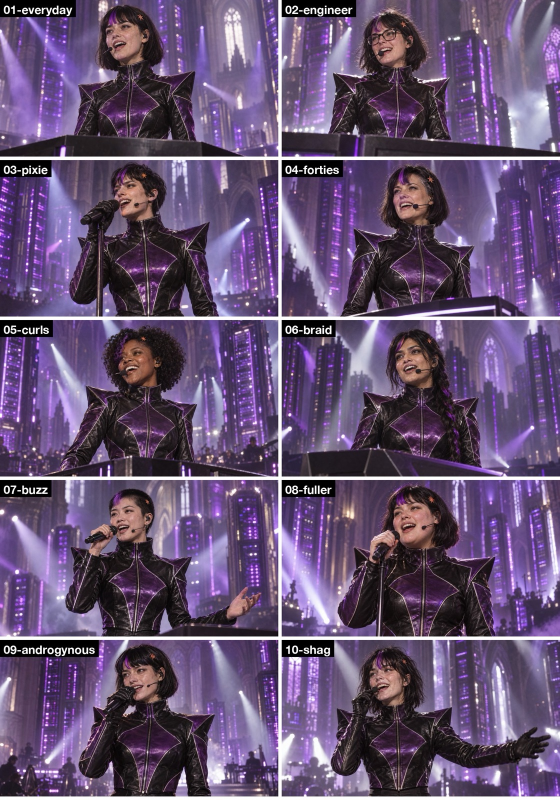
#> input picture characters/round1-unspecified-defaults.jpg, 1120 x 1600 px (shown at 1/2 size)
$ python -i effects.py   (imports and definitions only)
#> lines starting #> are read from the running program, lines starting #| are printed output that depends on the picture; after the words box and inside, x2 and y2 are one past the last pixel; in counts of white or black regions, pixels touching at a corner belong together
#> further down, picture is the input picture: PIL image 1120x1600 RGB; mean R, G, B 100.4, 80.9, 113.9
#!/usr/bin/env python3
"""v11-B graphics: no HUD, no karaoke. The picture itself undergoes the optimisations she sings about, on her words
(Suno's word alignment), plus a mise en abyme of frames inside frames. Shouted words become giant letters that are
windows onto the video.

usage: CLIP_PROJECT=v2 effects.py <rough cut, no graphics> <out.mp4>
Each effect is an event (start, end, kind, params) with a fast attack and a decay; effects compose over the clean
frame. Frames stream through a small ring buffer: 7 behind (echo trails), 12 ahead (the "speculative" ghost).
"""
import collections, json, math, pathlib, subprocess, sys
from PIL import Image, ImageChops, ImageDraw, ImageFilter, ImageFont, ImageOps

ROOT = pathlib.Path(__file__).resolve().parent.parent
sys.path.insert(0, str(ROOT / "edit"))
from project import P, path  # noqa: E402

SRC, DST = sys.argv[1], sys.argv[2]
# [3 lines that did not run here, left out]
# [1 line that did not run here, left out]
# [1 line that did not run here, left out]
FPS = 24
PURPLE = (155, 29, 190)
LILAC = (200, 87, 239)
# [2 lines not run here, left out]
# [1 line that did not run here, left out]
KNOCK = ImageFont.truetype("/System/Library/Fonts/HelveticaNeue.ttc", 400, index=9)  # Condensed Black
# [1 line that did not run here, left out]


def face_center(t):
    s = next((s for s in SHOTS if s["start"] <= t < s["end"]), SHOTS[-1])
    return FACE_X.get(s["id"], 0.5) * W, 0.36 * H


# ---------------------------------------------------------------- the score: (start, end, kind, params)
E = []
add = lambda a, b, kind, **kw: E.append((a, b, kind, kw))
# intro chant: each word a window of letters onto her, with its own optimisation underneath
# [35 lines not run here, left out]


# [8 lines left out: function env, not called in this run]


# ---------------------------------------------------------------- primitives
def tint(img, color, k):
    return Image.blend(img, Image.new("RGB", img.size, color), k)


# [32 lines left out: functions droste, tile_mask, not called in this run]


def pruned(img, seed, amount, t):
    dark = Image.new("RGB", img.size, (8, 4, 14))
    return Image.composite(img, dark, tile_mask(seed, amount, t))


# [4 lines left out: function fused, not called in this run]


def quant(img, bits, block):
    small = img.resize((max(1, W // block), max(1, H // block)), Image.NEAREST).resize((W, H), Image.NEAREST)
    return ImageOps.posterize(small, bits)


def wire(img):
    e = img.convert("L").filter(ImageFilter.FIND_EDGES).point(lambda v: 255 if v > 40 else 0)
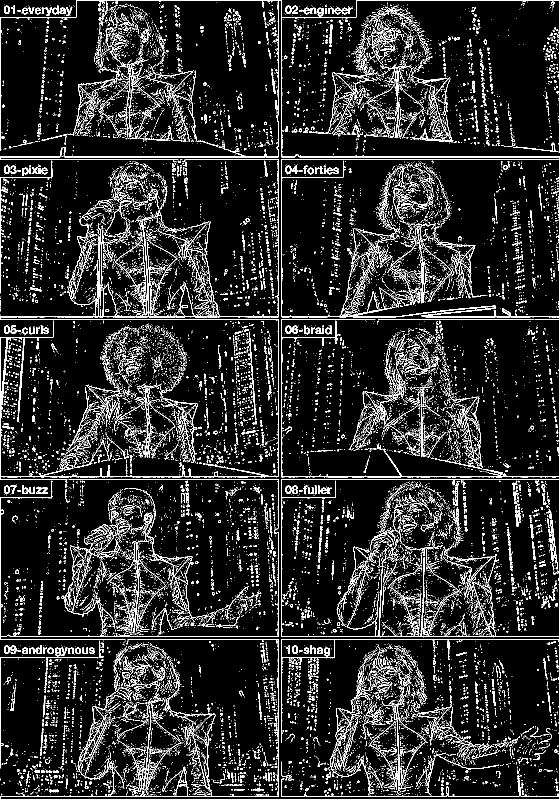
#> e: PIL image 1120x1600 L (shown at 1/2 size); 10.9% white in thin lines or dots
    e = e.filter(ImageFilter.MaxFilter(3))
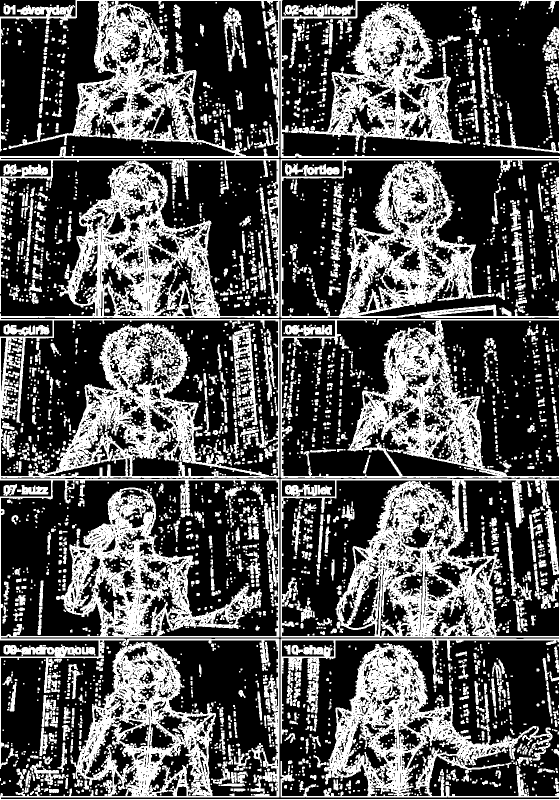
#> e: PIL image 1120x1600 L (shown at 1/2 size); 33.8% white; 3356 white regions (1784 under 20 px), largest, box (x1, y1, x2, y2) and area: (0, 0, 1120, 1600) 423136, (582, 4, 925, 288) 31585, (465, 645, 515, 850) 3420
    bg = Image.new("RGB", img.size, (6, 2, 12))
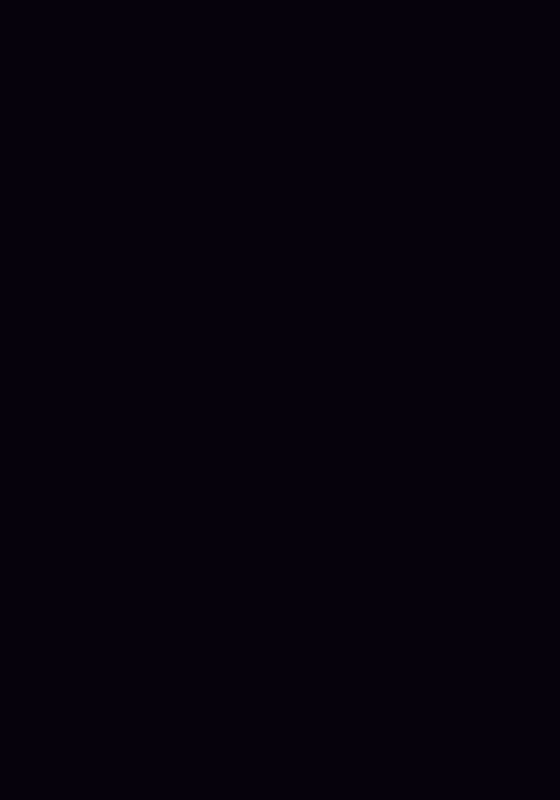
#> bg: PIL image 1120x1600 RGB (shown at 1/2 size); mean R, G, B 6, 2, 12
    return Image.composite(Image.new("RGB", img.size, LILAC), bg, e)
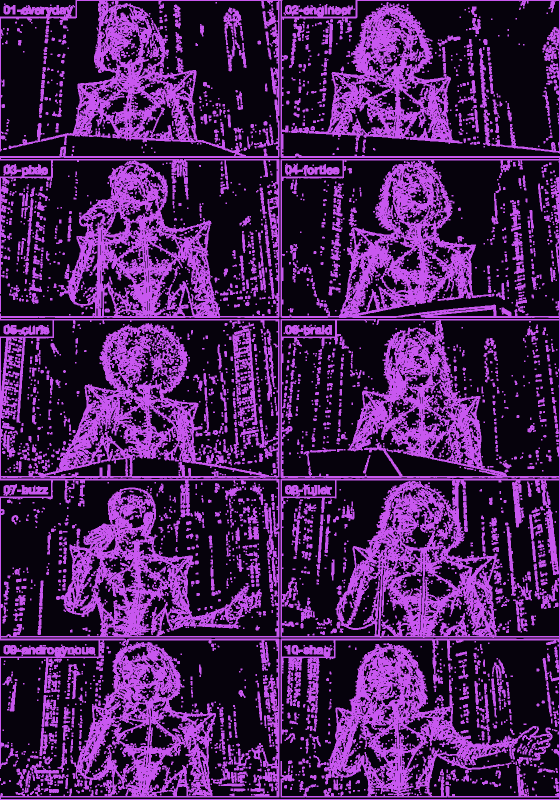
#> returned value: PIL image 1120x1600 RGB (shown at 1/2 size); mean R, G, B 71.6, 30.7, 88.8


# [106 lines left out: functions sliced, tokens, knock, frame, not called in this run]


# ---------------------------------------------------------------- stream
# [1 line that did not run here, left out]
# [2 lines that did not run here, left out]
# [4 lines that did not run here, left out]
# [1 line that did not run here, left out]


def read():
    b = dec.stdout.read(size)
    return Image.frombytes("RGB", (W, H), b) if len(b) == size else None


AHEAD = 12
ahead = collections.deque()
past = collections.deque(maxlen=7)
# [5 lines not run here, left out]
i = 0
# [11 lines not run here, left out]

>>> from PIL import Image
>>> picture = Image.open('../characters/round1-unspecified-defaults.jpg')
>>> result = wire(picture)

$ run again, on characters/round3-in-the-film.jpg
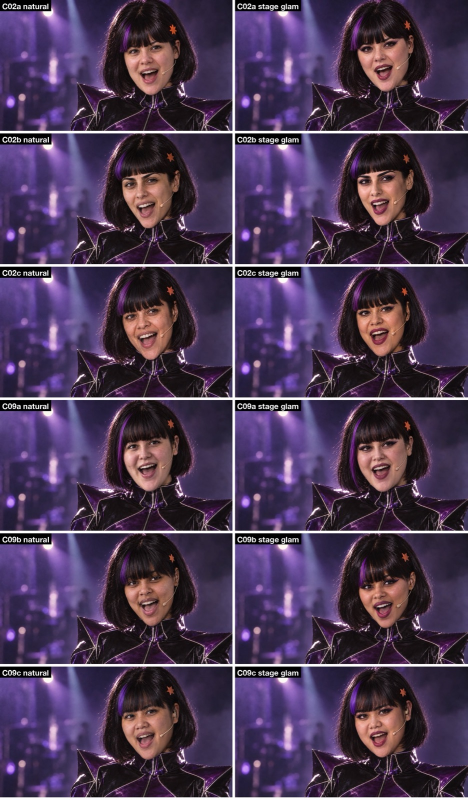
#> input picture characters/round3-in-the-film.jpg, 935 x 1600 px (shown at 1/2 size)
#> picture is the input picture: PIL image 935x1600 RGB; mean R, G, B 73.9, 55.9, 83.6
#> in wire, `e = img.convert("L").filter(ImageFilter.FIND_EDGES).point(lambda v: 25..`:
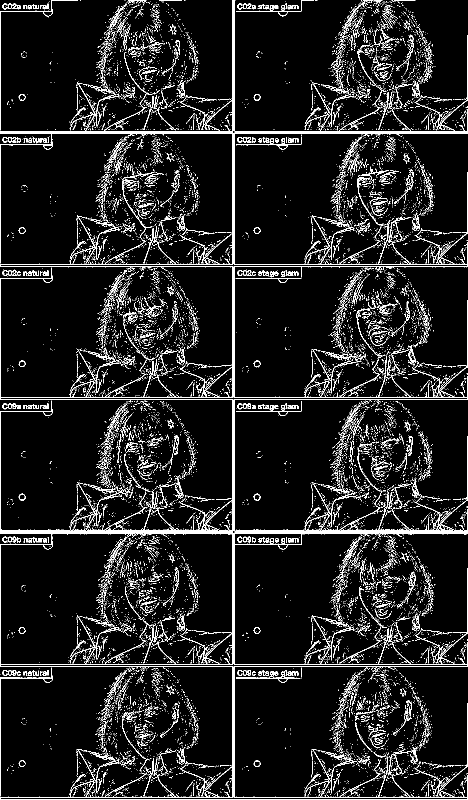
#> e: PIL image 935x1600 L (shown at 1/2 size); 8.3% white in thin lines or dots
#> in wire, `return Image.composite(Image.new("RGB", img.size, LILAC), bg, e)`:
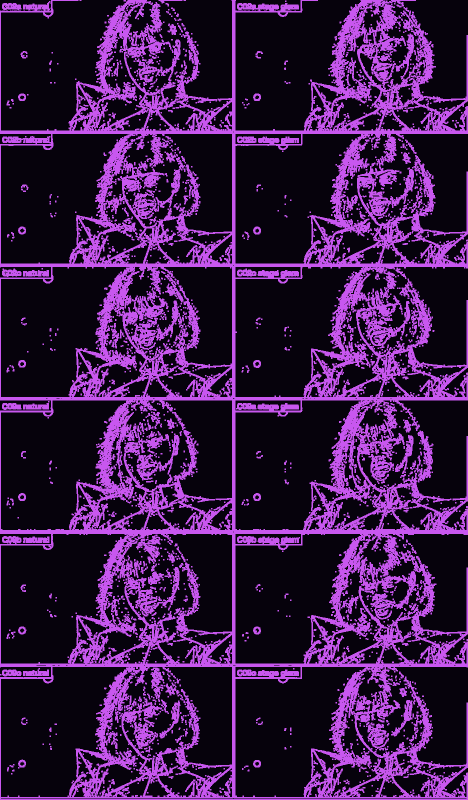
#> returned value: PIL image 935x1600 RGB (shown at 1/2 size); mean R, G, B 57.5, 24.5, 72.2

$ run again, on characters/round3-sheets-natural-vs-glam.jpg
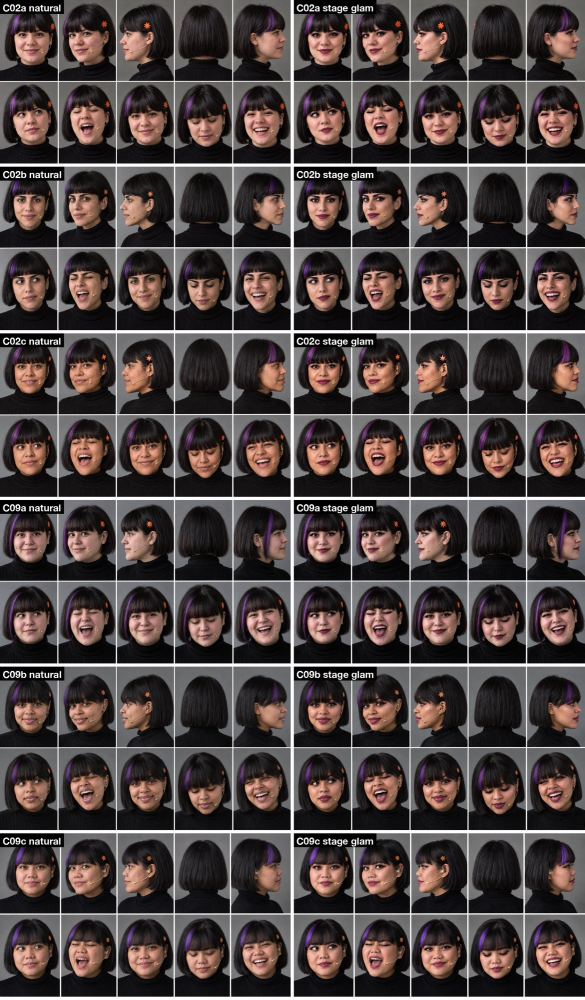
#> input picture characters/round3-sheets-natural-vs-glam.jpg, 1169 x 2000 px (shown at 1/2 size)
#> picture is the input picture: PIL image 1169x2000 RGB; mean R, G, B 76.9, 66.8, 65.5
#> in wire, `e = img.convert("L").filter(ImageFilter.FIND_EDGES).point(lambda v: 25..`:
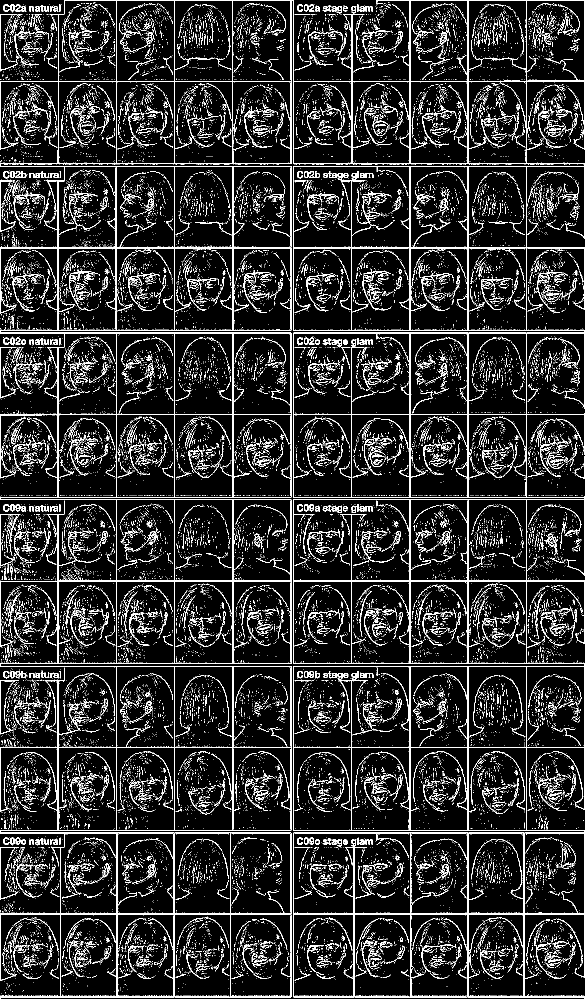
#> e: PIL image 1169x2000 L (shown at 1/2 size); 11.5% white in thin lines or dots
#> in wire, `return Image.composite(Image.new("RGB", img.size, LILAC), bg, e)`:
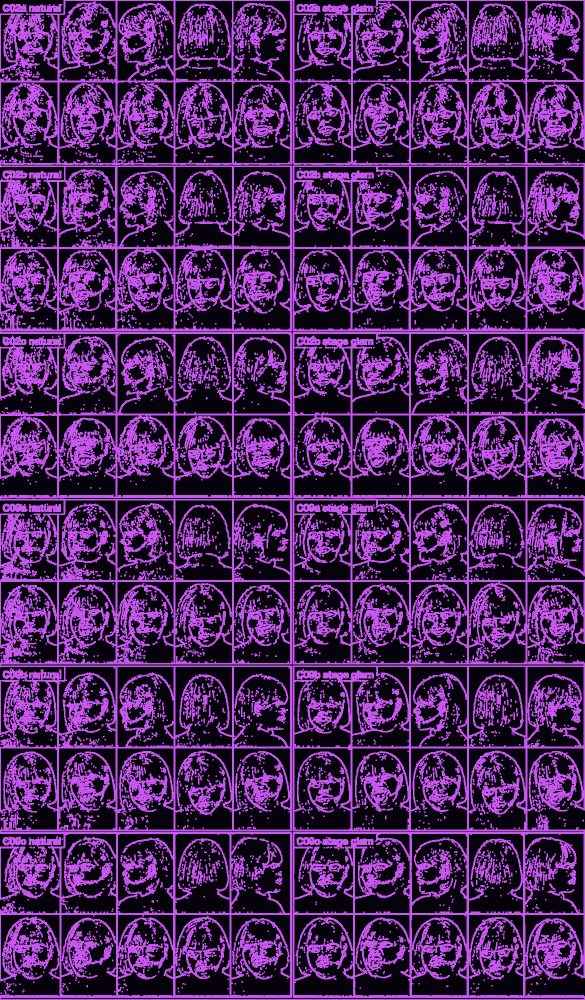
#> returned value: PIL image 1169x2000 RGB (shown at 1/2 size); mean R, G, B 75.8, 32.6, 93.7
